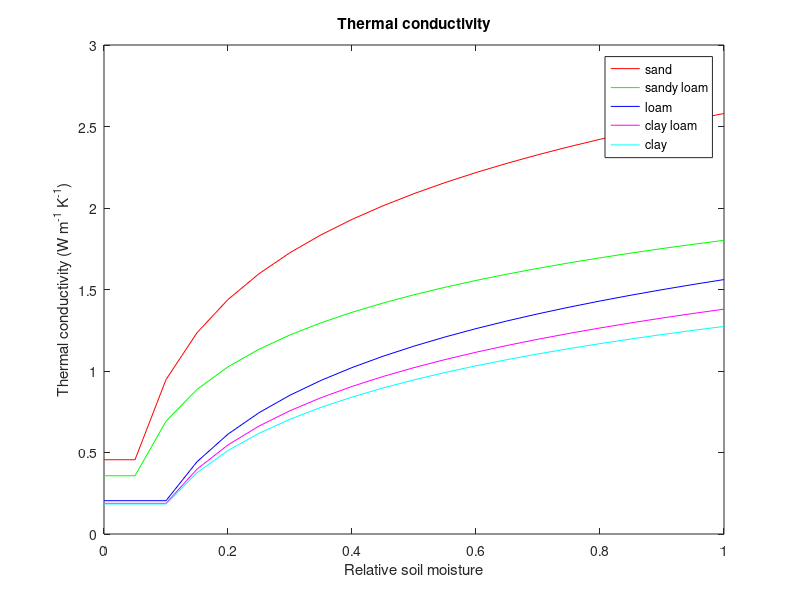

Write the MATLAB code that produced this figure.
% Supplemental program 5.1

% ----------------------------------------
% Calculate and graph thermal conductivity
% ----------------------------------------

cwat = 4188;               % Specific heat of water (J/kg/K)
cice = 2117.27;            % Specific heat ice (J/kg/K)

rho_wat = 1000;            % Density of water (kg/m3)
rho_ice = 917;             % Density of ice (kg/m3)

cvwat = cwat * rho_wat;    % Heat capacity of water (J/m3/K)
cvice = cice * rho_ice;    % Heat capacity of ice (J/m3/K)
cvsol = 1.926e06;          % Heat capacity of soil solids (J/m3/K)

tkwat = 0.57;              % Thermal conductivity of water (W/m/K)
tkice = 2.29;              % Thermal conductivity of ice (W/m/K)
tk_quartz = 7.7;           % Thermal conductivity of quartz (W/m/K)

% Soil texture classes (Cosby et al. 1984. Water Resources Research 20:682-690)

%  1: sand
%  2: loamy sand
%  3: sandy loam
%  4: silty loam
%  5: loam
%  6: sandy clay loam
%  7  silty clay loam
%  8: clay loam
%  9: sandy clay
% 10: silty clay
% 11: clay

silt = [ 5, 12, 32, 70, 39, 15, 56, 34,  6, 47, 20];       % Percent silt
sand = [92, 82, 58, 17, 43, 58, 10, 32, 52,  6, 22];       % Percent sand
clay = [ 3,  6, 10, 13, 18, 27, 34, 34, 42, 47, 58];       % Percent clay

% Volumetric soil water content at saturation (porosity)
% (Clapp and Hornberger. 1978. Water Resources Research 14:601-604)

watsat = [0.395, 0.410, 0.435, 0.485, 0.451, 0.420, 0.477, 0.476, 0.426, 0.492, 0.482];

% Define 5 soil types to process

soiltyp = [1, 3, 5, 8, 11];

% Set relative soil water content (s) from 0 to 1

inc = 0.05;                             % increment
n = (1 - 0) / inc + 1;                  % number of values
s = linspace(0,1,n);                    % n evenly spaced values between 0 and 1 (inclusive)

% Loop through each soil type

for i = 1:length(soiltyp)

   % Soil texture to process

   k = soiltyp(i);

   % Thermal conductivity and heat capacity for each soil moisture

   for j = 1:length(s)

      % Volumetric water content

      h2osoi = s(j) * watsat(k);

      % Dry thermal conductivity (W/m/K) from bulk density (kg/m3)

      bd = 2700 * (1 - watsat(k));
      tkdry = (0.135 * bd + 64.7) / (2700 - 0.947 * bd);

      % Soil solids thermal conducitivty (W/m/K) from quartz fraction
      % tko = thermal conductivity of other minerals (W/m/K)

      quartz = sand(k) / 100;
      if (quartz > 0.2)
         tko = 2.0;
      else
         tko = 3.0;
      end
      tksol = (tk_quartz^quartz) * (tko^(1-quartz));

      % Unfrozen and frozen saturated thermal conductivity (W/m/K)

      tksat_u = (tksol^(1-watsat(k))) * (tkwat^watsat(k));
      tksat_f = (tksol^(1-watsat(k))) * (tkice^watsat(k));

      % Unfrozen and frozen Kersten number

      if (sand(k) < 50)
         ke_u = log10(max(s(j),0.1)) + 1;
      else
         ke_u = 0.7 * log10(max(s(j),0.05)) + 1;
      end
      ke_f = s(j);

      % Unfrozen and frozen thermal conductivity (W/m/K)

      tku = (tksat_u - tkdry) * ke_u + tkdry;
      tkf = (tksat_f - tkdry) * ke_f + tkdry;

      % Unfrozen and frozen heat capacity (J/m3/K)

      cvu = (1 - watsat(k)) * cvsol + cvwat * h2osoi;
      cvf = (1 - watsat(k)) * cvsol + cvice * h2osoi;

      % Save values for each texture type

      if (i == 1)
         tk1(j) = tku;
         cv1(j) = cvu * 1e-06;
      elseif (i == 2)
         tk2(j) = tku;
         cv2(j) = cvu * 1e-06;
      elseif (i == 3)
         tk3(j) = tku;
         cv3(j) = cvu * 1e-06;
      elseif (i == 4)
         tk4(j) = tku;
         cv4(j) = cvu * 1e-06;
      elseif (i == 5)
         tk5(j) = tku;
         cv5(j) = cvu * 1e-06;
      end

   end      % end soil water loop j
end         % end soil type loop i

% Make graph

plot(s,tk1,'r-',s,tk2,'g-',s,tk3,'b-',s,tk4,'m-',s,tk5,'c-')
title('Thermal conductivity')
xlabel('Relative soil moisture')
ylabel('Thermal conductivity (W m^{-1} K^{-1})')
legend('sand','sandy loam','loam','clay loam','clay','Location','best')

% Write formated output to text file: n rows x 6 columns
% column 1 = relative soil water (s)
% column 2 = thermal conductivity for soil 1 (W/m/K)
% column 3 = thermal conductivity for soil 2 (W/m/K)
% column 4 = thermal conductivity for soil 3 (W/m/K)
% column 5 = thermal conductivity for soil 4 (W/m/K)
% column 6 = thermal conductivity for soil 5 (W/m/K)

A = [s; tk1; tk2; tk3; tk4; tk5];
fileID = fopen('tk.txt','w');
fprintf(fileID,'%12s %12s %12s %12s %12s %12s\n','s','tex1','tex2','tex3','tex4','tex5');
fprintf(fileID,'%12.4f %12.4f %12.4f %12.4f %12.4f %12.4f\n', A);
fclose(fileID);

% Write formated output to text file: n rows x 6 columns
% column 1 = relative soil water (s)
% column 2 = heat capacity for soil 1 (MJ/m3/K)
% column 3 = heat capacity for soil 2 (MJ/m3/K)
% column 4 = heat capacity for soil 3 (MJ/m3/K)
% column 5 = heat capacity for soil 4 (MJ/m3/K)
% column 6 = heat capacity for soil 5 (MJ/m3/K)

B = [s; cv1; cv2; cv3; cv4; cv5];
fileID = fopen('cv.txt','w');
fprintf(fileID,'%12s %12s %12s %12s %12s %12s\n','s','tex1','tex2','tex3','tex4','tex5');
fprintf(fileID,'%12.4f %12.4f %12.4f %12.4f %12.4f %12.4f\n', B);
fclose(fileID);
